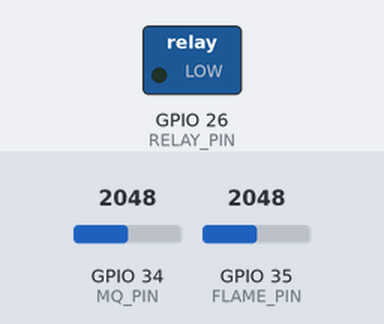
This sketch was run on a simulated ESP32. On the bench: switched loads named in the sketch (green lamp = pin HIGH). Inputs (shaded band) come from the test bench; at power-on: GPIO 34 (MQ_PIN) = 2048, GPIO 35 (FLAME_PIN) = 2048. WiFi joins after 1.5 s; servers stay silent unless stated; what the sketch prints to the serial monitor is not drawn.

Above: at 0.1 s.
At 1.6 s:
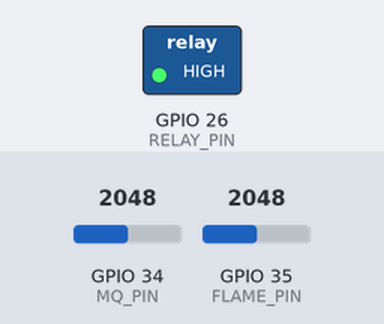
Timing chart, 0 to 3.1 s (numbered marks = the images above):
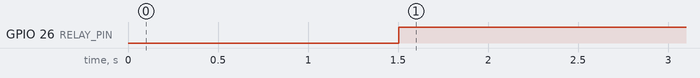

The sketch:

esp32_fire_detection_system.ino
```cpp
// Code For ESP(Gas Sensor + Flame Sensor)
#include <WiFi.h>
#include "ThingSpeak.h"

const char* ssid = "wifi name";
const char* password = "wifi pass";
unsigned long channelNumber = 3357174;
const char* writeAPIKey = "4PP0T6L2GXGXAR4M";
WiFiClient client;

// Pins
#define MQ_PIN 34
#define FLAME_PIN 35
#define GAS_THRESHOLD 600
#define FLAME_THRESHOLD 300

// Added based on SYSTEM_ARCHITECTURE.md for active fire suppression:
#define RELAY_PIN 26

unsigned long lastThingSpeakUpdate = 0;
const unsigned long updateInterval = 15000; // 15 seconds interval for ThingSpeak

void setup() {
  Serial.begin(115200);

  // Initialize Relay for Water Pump
  pinMode(RELAY_PIN, OUTPUT);
  digitalWrite(RELAY_PIN, LOW); // Ensure pump is OFF initially

  // Connect WiFi
  WiFi.begin(ssid, password);
  Serial.print("Connecting to WiFi");
  while (WiFi.status() != WL_CONNECTED) {
    delay(500);
    Serial.print(".");
  }
  Serial.println("\n WiFi Connected");
  ThingSpeak.begin(client);
}

void loop() {
  int gasValue = analogRead(MQ_PIN);
  int flameValue = analogRead(FLAME_PIN);

  bool hazardDetected = false;

  // Real-time Hazard Evaluation
  if (gasValue > GAS_THRESHOLD) {
    hazardDetected = true;
  }
  if (flameValue < FLAME_THRESHOLD) {
    hazardDetected = true;
  }

  // Instant Actuation: Turn ON Water Pump Relay if Fire or Gas detected
  if (hazardDetected) {
    digitalWrite(RELAY_PIN, HIGH);
  } else {
    digitalWrite(RELAY_PIN, LOW);
  }

  // Non-blocking ThingSpeak update every 15 seconds
  if (millis() - lastThingSpeakUpdate >= updateInterval || lastThingSpeakUpdate == 0) {
    Serial.print("Gas: ");
    Serial.print(gasValue);
    Serial.print(" | Flame: ");
    Serial.println(flameValue);

    if (gasValue > GAS_THRESHOLD) {
      Serial.println(" Gas Detected!");
    }
    if (flameValue < FLAME_THRESHOLD) {
      Serial.println(" Flame Detected!");
    } else {
      Serial.println(" No Flame");
    }

    ThingSpeak.setField(1, gasValue);
    ThingSpeak.setField(2, flameValue);
    int status = ThingSpeak.writeFields(channelNumber, writeAPIKey);
    if (status == 200) {
      Serial.println("Data sent to ThingSpeak");
    } else {
      Serial.print(" Error sending data. Code: ");
      Serial.println(status);
    }
    Serial.println("----------------------");

    lastThingSpeakUpdate = millis();
  }

  delay(100); // Short delay for loop stability while maintaining real-time relay response
}
```

Measured:
- by itself, GPIO 26 (RELAY_PIN): LOW → HIGH at 1.5 s
